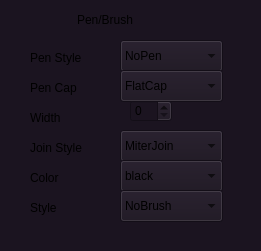
  <widget class="QStackedWidget" name="penbrushdetails">
   <property name="geometry">
    <rect>
     <x>50</x>
     <y>310</y>
     <width>261</width>
     <height>251</height>
    </rect>
   </property>
   <property name="styleSheet">
    <string notr="true">background-color :rgb(27, 20, 32)</string>
   </property>
   <property name="currentIndex">
    <number>0</number>
   </property>
   <widget class="QWidget" name="page">
    <widget class="QLabel" name="label_30">
     <property name="geometry">
      <rect>
       <x>30</x>
       <y>50</y>
       <width>58</width>
       <height>16</height>
      </rect>
     </property>
     <property name="text">
      <string>Pen Style</string>
     </property>
    </widget>
    <widget class="QComboBox" name="penStyle">
     <property name="geometry">
      <rect>
       <x>120</x>
       <y>40</y>
       <width>103</width>
       <height>32</height>
      </rect>
     </property>
     <item>
      <property name="text">
       <string>NoPen</string>
      </property>
     </item>
     <item>
      <property name="text">
       <string>SolidLine</string>
      </property>
     </item>
     <item>
      <property name="text">
       <string>DashLine</string>
      </property>
     </item>
     <item>
      <property name="text">
       <string>DotLine</string>
      </property>
     </item>
     <item>
      <property name="text">
       <string>DashDotLine</string>
      </property>
     </item>
     <item>
      <property name="text">
       <string>DashDotDotLine</string>
      </property>
     </item>
    </widget>
    <widget class="QLabel" name="label_31">
     <property name="geometry">
      <rect>
       <x>30</x>
       <y>80</y>
       <width>58</width>
       <height>16</height>
      </rect>
     </property>
     <property name="text">
      <string>Pen Cap</string>
     </property>
    </widget>
    <widget class="QComboBox" name="penCap">
     <property name="geometry">
      <rect>
       <x>120</x>
       <y>70</y>
       <width>103</width>
       <height>32</height>
      </rect>
     </property>
     <item>
      <property name="text">
       <string>FlatCap</string>
      </property>
     </item>
     <item>
      <property name="text">
       <string>SquareCap</string>
      </property>
     </item>
     <item>
      <property name="text">
       <string>RoundCap</string>
      </property>
     </item>
    </widget>
    <widget class="QLabel" name="label_32">
     <property name="geometry">
      <rect>
       <x>30</x>
       <y>110</y>
       <width>58</width>
       <height>16</height>
      </rect>
     </property>
     <property name="text">
      <string>Width</string>
     </property>
    </widget>
    <widget class="QLabel" name="label_55">
     <property name="geometry">
      <rect>
       <x>30</x>
       <y>140</y>
       <width>58</width>
       <height>16</height>
      </rect>
     </property>
     <property name="text">
      <string>Join Style</string>
     </property>
    </widget>
    <widget class="QSpinBox" name="width">
     <property name="geometry">
      <rect>
       <x>130</x>
       <y>100</y>
       <width>42</width>
       <height>22</height>
      </rect>
     </property>
    </widget>
    <widget class="QComboBox" name="joinStyle">
     <property name="geometry">
      <rect>
       <x>120</x>
       <y>130</y>
       <width>103</width>
       <height>32</height>
      </rect>
     </property>
     <item>
      <property name="text">
       <string>MiterJoin</string>
      </property>
     </item>
     <item>
      <property name="text">
       <string>BevelJoin</string>
      </property>
     </item>
     <item>
      <property name="text">
       <string>RoundJoin</string>
      </property>
     </item>
    </widget>
    <widget class="QLabel" name="label_56">
     <property name="geometry">
      <rect>
       <x>30</x>
       <y>170</y>
       <width>58</width>
       <height>16</height>
      </rect>
     </property>
     <property name="text">
      <string>Color</string>
     </property>
    </widget>
    <widget class="QLabel" name="label_57">
     <property name="geometry">
      <rect>
       <x>30</x>
       <y>200</y>
       <width>58</width>
       <height>16</height>
      </rect>
     </property>
     <property name="text">
      <string>Style</string>
     </property>
    </widget>
    <widget class="QComboBox" name="color">
     <property name="geometry">
      <rect>
       <x>120</x>
       <y>160</y>
       <width>103</width>
       <height>32</height>
      </rect>
     </property>
     <item>
      <property name="text">
       <string>black</string>
      </property>
     </item>
     <item>
      <property name="text">
       <string>white</string>
      </property>
     </item>
     <item>
      <property name="text">
       <string>darkGray</string>
      </property>
     </item>
     <item>
      <property name="text">
       <string>gray</string>
      </property>
     </item>
     <item>
      <property name="text">
       <string>lightGray</string>
      </property>
     </item>
     <item>
      <property name="text">
       <string>red</string>
      </property>
     </item>
     <item>
      <property name="text">
       <string>green</string>
      </property>
     </item>
     <item>
      <property name="text">
       <string>blue</string>
      </property>
     </item>
     <item>
      <property name="text">
       <string>cyan</string>
      </property>
     </item>
     <item>
      <property name="text">
       <string>magenta</string>
      </property>
     </item>
     <item>
      <property name="text">
       <string>yellow</string>
      </property>
     </item>
     <item>
      <property name="text">
       <string>darkRed</string>
      </property>
     </item>
     <item>
      <property name="text">
       <string>darkGreen</string>
      </property>
     </item>
     <item>
      <property name="text">
       <string>darkBlue</string>
      </property>
     </item>
     <item>
      <property name="text">
       <string>darkCyan</string>
      </property>
     </item>
     <item>
      <property name="text">
       <string>darkMagenta</string>
      </property>
     </item>
     <item>
      <property name="text">
       <string>darkYellow</string>
      </property>
     </item>
    </widget>
    <widget class="QComboBox" name="style">
     <property name="geometry">
      <rect>
       <x>120</x>
       <y>190</y>
       <width>103</width>
       <height>32</height>
      </rect>
     </property>
     <item>
      <property name="text">
       <string>NoBrush</string>
      </property>
     </item>
     <item>
      <property name="text">
       <string>SolidPattern</string>
      </property>
     </item>
     <item>
      <property name="text">
       <string>Dense1Pattern</string>
      </property>
     </item>
     <item>
      <property name="text">
       <string>Dense2Pattern</string>
      </property>
     </item>
     <item>
      <property name="text">
       <string>Dense3Pattern</string>
      </property>
     </item>
     <item>
      <property name="text">
       <string>Dense4Pattern</string>
      </property>
     </item>
     <item>
      <property name="text">
       <string>Dense5Pattern</string>
      </property>
     </item>
     <item>
      <property name="text">
       <string>Dense6Pattern</string>
      </property>
     </item>
     <item>
      <property name="text">
       <string>Dense7Pattern</string>
      </property>
     </item>
     <item>
      <property name="text">
       <string>HorPattern</string>
      </property>
     </item>
     <item>
      <property name="text">
       <string>VerPattern</string>
      </property>
     </item>
     <item>
      <property name="text">
       <string>CrossPattern</string>
      </property>
     </item>
     <item>
      <property name="text">
       <string>BDiagPattern</string>
      </property>
     </item>
     <item>
      <property name="text">
       <string>FDiagPattern</string>
      </property>
     </item>
     <item>
      <property name="text">
       <string>DiagCrossPattern</string>
      </property>
     </item>
    </widget>
    <widget class="QLabel" name="label_58">
     <property name="geometry">
      <rect>
       <x>77</x>
       <y>10</y>
       <width>81</width>
       <height>20</height>
      </rect>
     </property>
     <property name="text">
      <string>Pen/Brush </string>
     </property>
    </widget>
   </widget>
   <widget class="QWidget" name="page_2"/>
  </widget>
